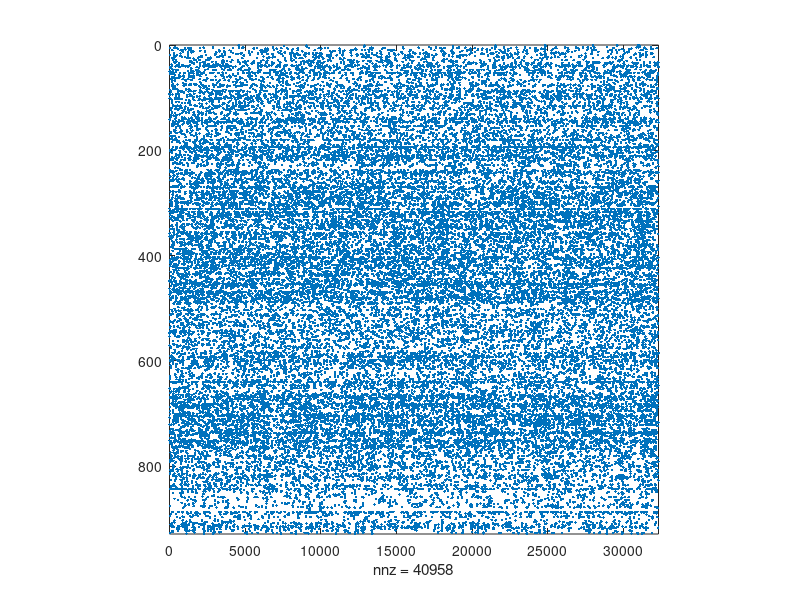

MATLAB code for this plot:
% Page Rank
% Corbin Foucart

clear all; close all; clc;

load('movies.mat');

movies = links(:,1);
actors = links(:,2);

C = sparse(movies, actors, 1);
B = C*C';
spy(C)
axis square

    